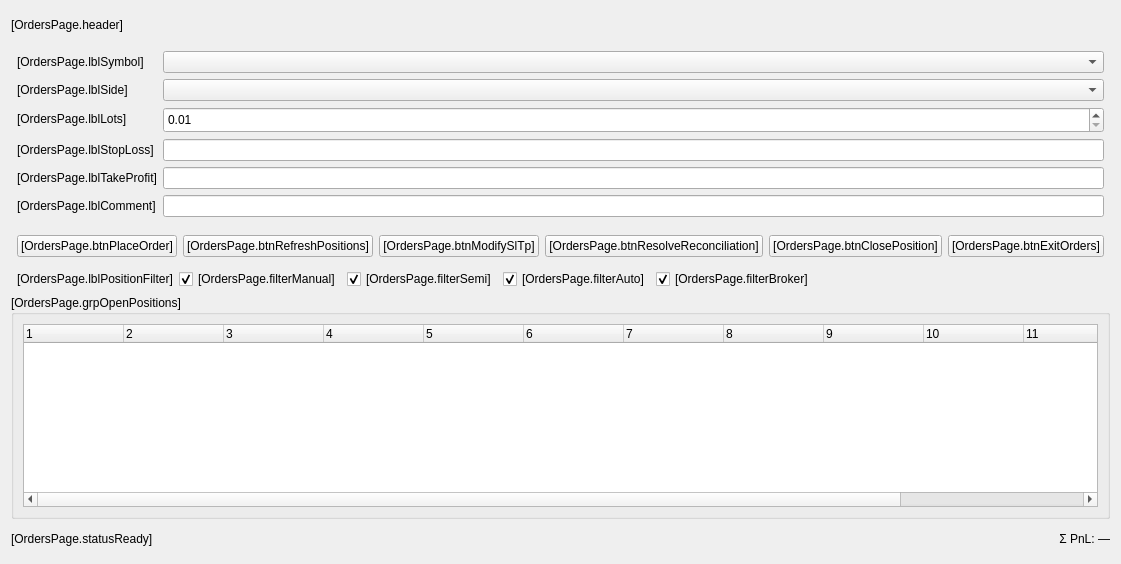
<?xml version="1.0" encoding="UTF-8"?>
<ui version="4.0">
 <class>OrdersPage</class>
 <widget class="QWidget" name="OrdersPage">
  <property name="geometry">
   <rect>
    <x>0</x>
    <y>0</y>
    <width>1099</width>
    <height>564</height>
   </rect>
  </property>
  <property name="windowTitle">
   <string>Form</string>
  </property>
  <layout class="QVBoxLayout" name="verticalLayout" stretch="1,4,1,0,8,1">
   <item>
    <widget class="QLabel" name="lblHeader">
     <property name="text">
      <string>[OrdersPage.header]</string>
     </property>
    </widget>
   </item>
   <item>
    <layout class="QFormLayout" name="formLayout">
     <property name="leftMargin">
      <number>6</number>
     </property>
     <property name="topMargin">
      <number>6</number>
     </property>
     <property name="rightMargin">
      <number>6</number>
     </property>
     <property name="bottomMargin">
      <number>6</number>
     </property>
     <item row="0" column="0">
      <widget class="QLabel" name="lblSymbol">
       <property name="text">
        <string>[OrdersPage.lblSymbol]</string>
       </property>
      </widget>
     </item>
     <item row="0" column="1">
      <widget class="QComboBox" name="cmbSymbol"/>
     </item>
     <item row="1" column="0">
      <widget class="QLabel" name="lblSide">
       <property name="text">
        <string>[OrdersPage.lblSide]</string>
       </property>
      </widget>
     </item>
     <item row="2" column="0">
      <widget class="QLabel" name="lblLots">
       <property name="text">
        <string>[OrdersPage.lblLots]</string>
       </property>
      </widget>
     </item>
     <item row="4" column="0">
      <widget class="QLabel" name="lblStopLoss">
       <property name="text">
        <string>[OrdersPage.lblStopLoss]</string>
       </property>
      </widget>
     </item>
     <item row="5" column="0">
      <widget class="QLabel" name="lblTakeProfit">
       <property name="text">
        <string>[OrdersPage.lblTakeProfit]</string>
       </property>
      </widget>
     </item>
     <item row="6" column="0">
      <widget class="QLabel" name="lblComment">
       <property name="text">
        <string>[OrdersPage.lblComment]</string>
       </property>
      </widget>
     </item>
     <item row="1" column="1">
      <widget class="QComboBox" name="cmbSide"/>
     </item>
     <item row="4" column="1">
      <widget class="QLineEdit" name="editStopLoss"/>
     </item>
     <item row="5" column="1">
      <widget class="QLineEdit" name="editTakeProfit"/>
     </item>
     <item row="6" column="1">
      <widget class="QLineEdit" name="editComment"/>
     </item>
     <item row="2" column="1">
      <widget class="QDoubleSpinBox" name="spinLots">
       <property name="minimumSize">
        <size>
         <width>0</width>
         <height>26</height>
        </size>
       </property>
       <property name="minimum">
        <double>0.010000000000000</double>
       </property>
       <property name="maximum">
        <double>100.000000000000000</double>
       </property>
       <property name="singleStep">
        <double>0.010000000000000</double>
       </property>
       <property name="value">
        <double>0.010000000000000</double>
       </property>
      </widget>
     </item>
    </layout>
   </item>
   <item>
    <layout class="QHBoxLayout" name="horizontalLayout">
     <property name="leftMargin">
      <number>6</number>
     </property>
     <property name="topMargin">
      <number>6</number>
     </property>
     <property name="rightMargin">
      <number>6</number>
     </property>
     <property name="bottomMargin">
      <number>6</number>
     </property>
     <item>
      <spacer name="horizontalSpacer">
       <property name="orientation">
        <enum>Qt::Orientation::Horizontal</enum>
       </property>
       <property name="sizeHint" stdset="0">
        <size>
         <width>40</width>
         <height>20</height>
        </size>
       </property>
      </spacer>
     </item>
     <item>
      <widget class="QPushButton" name="btnPlaceOrder">
       <property name="text">
        <string>[OrdersPage.btnPlaceOrder]</string>
       </property>
       <property name="checkable">
        <bool>false</bool>
       </property>
       <property name="checked">
        <bool>false</bool>
       </property>
      </widget>
     </item>
     <item>
      <widget class="QPushButton" name="btnRefreshPositions">
       <property name="text">
        <string>[OrdersPage.btnRefreshPositions]</string>
       </property>
      </widget>
     </item>
     <item>
      <widget class="QPushButton" name="btnModifySlTp">
       <property name="text">
        <string>[OrdersPage.btnModifySlTp]</string>
       </property>
      </widget>
     </item>
     <item>
      <widget class="QPushButton" name="btnResolveReconciliation">
       <property name="text">
        <string>[OrdersPage.btnResolveReconciliation]</string>
       </property>
      </widget>
     </item>
     <item>
      <widget class="QPushButton" name="btnClosePosition">
       <property name="text">
        <string>[OrdersPage.btnClosePosition]</string>
       </property>
      </widget>
     </item>
     <item>
      <widget class="QPushButton" name="btnExitOrders">
       <property name="text">
        <string>[OrdersPage.btnExitOrders]</string>
       </property>
      </widget>
     </item>
    </layout>
   </item>
   <item>
    <layout class="QHBoxLayout" name="filterLayout">
     <property name="leftMargin">
      <number>6</number>
     </property>
     <property name="topMargin">
      <number>0</number>
     </property>
     <property name="rightMargin">
      <number>6</number>
     </property>
     <property name="bottomMargin">
      <number>0</number>
     </property>
     <item>
      <widget class="QLabel" name="lblPositionFilter">
       <property name="text">
        <string>[OrdersPage.lblPositionFilter]</string>
       </property>
      </widget>
     </item>
     <item>
      <widget class="QCheckBox" name="chkFilterManual">
       <property name="text">
        <string>[OrdersPage.filterManual]</string>
       </property>
       <property name="checked">
        <bool>true</bool>
       </property>
      </widget>
     </item>
     <item>
      <widget class="QCheckBox" name="chkFilterSemi">
       <property name="text">
        <string>[OrdersPage.filterSemi]</string>
       </property>
       <property name="checked">
        <bool>true</bool>
       </property>
      </widget>
     </item>
     <item>
      <widget class="QCheckBox" name="chkFilterAuto">
       <property name="text">
        <string>[OrdersPage.filterAuto]</string>
       </property>
       <property name="checked">
        <bool>true</bool>
       </property>
      </widget>
     </item>
     <item>
      <widget class="QCheckBox" name="chkFilterBroker">
       <property name="text">
        <string>[OrdersPage.filterBroker]</string>
       </property>
       <property name="checked">
        <bool>true</bool>
       </property>
      </widget>
     </item>
     <item>
      <spacer name="filterSpacer">
       <property name="orientation">
        <enum>Qt::Orientation::Horizontal</enum>
       </property>
       <property name="sizeHint" stdset="0">
        <size>
         <width>40</width>
         <height>20</height>
        </size>
       </property>
      </spacer>
     </item>
    </layout>
   </item>
   <item>
    <widget class="QGroupBox" name="grpOpenPositions">
     <property name="title">
      <string>[OrdersPage.grpOpenPositions]</string>
     </property>
     <layout class="QVBoxLayout" name="verticalLayout_2">
      <item>
       <widget class="QTreeWidget" name="tblOpenPositions">
        <property name="columnCount">
         <number>13</number>
        </property>
        <column>
         <property name="text">
          <string notr="true">1</string>
         </property>
        </column>
        <column>
         <property name="text">
          <string notr="true">2</string>
         </property>
        </column>
        <column>
         <property name="text">
          <string notr="true">3</string>
         </property>
        </column>
        <column>
         <property name="text">
          <string notr="true">4</string>
         </property>
        </column>
        <column>
         <property name="text">
          <string notr="true">5</string>
         </property>
        </column>
        <column>
         <property name="text">
          <string notr="true">6</string>
         </property>
        </column>
        <column>
         <property name="text">
          <string notr="true">7</string>
         </property>
        </column>
        <column>
         <property name="text">
          <string notr="true">8</string>
         </property>
        </column>
        <column>
         <property name="text">
          <string notr="true">9</string>
         </property>
        </column>
        <column>
         <property name="text">
          <string notr="true">10</string>
         </property>
        </column>
        <column>
         <property name="text">
          <string notr="true">11</string>
         </property>
        </column>
        <column>
         <property name="text">
          <string notr="true">12</string>
         </property>
        </column>
        <column>
         <property name="text">
          <string notr="true">13</string>
         </property>
        </column>
       </widget>
      </item>
     </layout>
    </widget>
   </item>
   <item>
    <layout class="QHBoxLayout" name="statusLayout">
     <item>
      <widget class="QLabel" name="lblOrdersStatus">
       <property name="text">
        <string>[OrdersPage.statusReady]</string>
       </property>
      </widget>
     </item>
     <item>
      <spacer name="statusSpacer">
       <property name="orientation">
        <enum>Qt::Orientation::Horizontal</enum>
       </property>
       <property name="sizeHint" stdset="0">
        <size>
         <width>40</width>
         <height>20</height>
        </size>
       </property>
      </spacer>
     </item>
     <item>
      <widget class="QLabel" name="lblPnlSummary">
       <property name="minimumSize">
        <size>
         <width>130</width>
         <height>0</height>
        </size>
       </property>
       <property name="text">
        <string>Σ PnL: —</string>
       </property>
       <property name="alignment">
        <set>Qt::AlignmentFlag::AlignRight|Qt::AlignmentFlag::AlignTrailing|Qt::AlignmentFlag::AlignVCenter</set>
       </property>
      </widget>
     </item>
    </layout>
   </item>
  </layout>
 </widget>
 <resources/>
 <connections/>
</ui>
